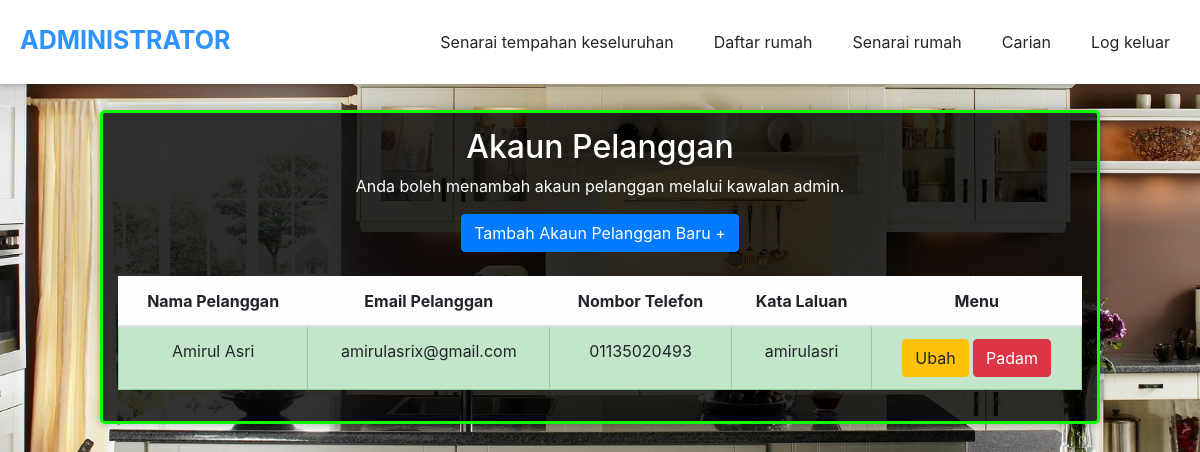
The app's page /admin/administrator/akaunpelanggan.php (signed in), older data.
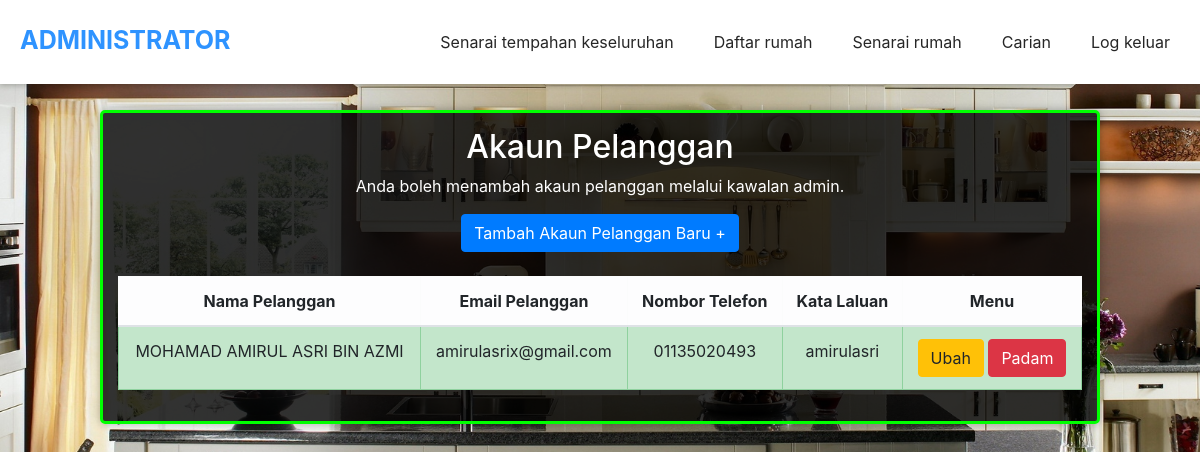
The same page, newer data.
### tables this page shows
CREATE TABLE `pelangganlogin` (
  `email` varchar(150) NOT NULL,
  `katalaluan` varchar(20) NOT NULL
);

CREATE TABLE `pelanggan` (
  `email` varchar(150) NOT NULL,
  `namapelanggan` varchar(150) NOT NULL,
  `notelpelanggan` varchar(11) NOT NULL
);

### admin/administrator/akaunpelanggan.php (the view, shortened to what this page needs)
<?php
include('../../setup.php');
?>
<!DOCTYPE html>
<html lang="en">
<head>
    <link rel="stylesheet" href="../style/administrator.css" type="text/css">
    <link rel="stylesheet" href="../style/bootstrap.css" type="text/css">
    <link rel="stylesheet" href="../style/navbar.css">
    <link rel="stylesheet" href="../../style/loader.css">
</head>
<body>
    <header>
        <a href="index.php" class="logo">ADMINISTRATOR</a>
        <nav class="hidenav">
            <ul>
                <li><a href="tempahanpelanggan.php">Senarai tempahan keseluruhan</a></li>
                <li><a href="daftarrumah.php">Daftar rumah</a></li>
                <li><a href="senarairumah.php">Senarai rumah</a></li>
                <li><a href="cariantempahan.php">Carian</a></li>
                <li><a href="#" data-toggle="modal" data-target="#logkeluar">Log keluar</a></li>
            </ul>
        </nav>
    </header>
    <div class="boranglogin">
        <div class="boranglogindalam">
            <div class="logininput" style="overflow-x: auto;">
                <h2 class="titlecolor">Akaun Pelanggan<br></h2>
                <p class="titlecolor">Anda boleh menambah akaun pelanggan melalui kawalan admin.</p>
                <button class="btn btn-primary" data-toggle="modal" data-target="#tambahpelanggan">Tambah Akaun Pelanggan Baru +</button>
                <br><br>
                <?php
                $query = mysqli_query($conn, "SELECT * FROM pelanggan INNER JOIN pelangganlogin ON pelanggan.email = pelangganlogin.email");
                ?>
                <table class="table table-bordered">
                    <thead class="table-light">
                        <tr>
                            <th>Nama Pelanggan</th>
                            <th>Email Pelanggan</th>
                            <th>Nombor Telefon</th>
                            <th>Kata Laluan</th>
                            <th>Menu</th>
                        </tr>
                    </thead>
                    <tbody>
                        <?php
                        while ($data = mysqli_fetch_array($query)) {
                        ?>
                            <tr class="table-success" <?php if ($data['role'] == 'root') {
                                                            echo "style='display: none;'";
                                                        } ?>>
                                <td><?php echo $data['namapelanggan']; ?></td>
                                <td><?php echo $data['email']; ?></td>
                                <td><?php echo $data['notelpelanggan']; ?></td>
                                <td><?php echo $data['katalaluan']; ?></td>
                                <td><button id="<?php echo $data['email']; ?>" onclick="ubahdataakaunpelanggan(this.id)" class="btn btn-warning">Ubah</button> <a role="button" class="btn btn-danger" onclick="return confirm('Adakah anda pasti ingin memadam akaun ini?')" href="prosespadamakaunpelanggan.php?emailpelanggan=<?php echo $data['email']; ?>">Padam</a></td>
                            </tr>
                        <?php } ?>
                    </tbody>
                </table>
            </div>
        </div>
    </div>
</body>
</html>

Row changes from the older to the newer data that the page shows:
changed through a linked row, pelangganlogin "amirulasrix@gmail.com": email.namapelanggan "Amirul Asri" → "MOHAMAD AMIRUL ASRI BIN AZMI"
